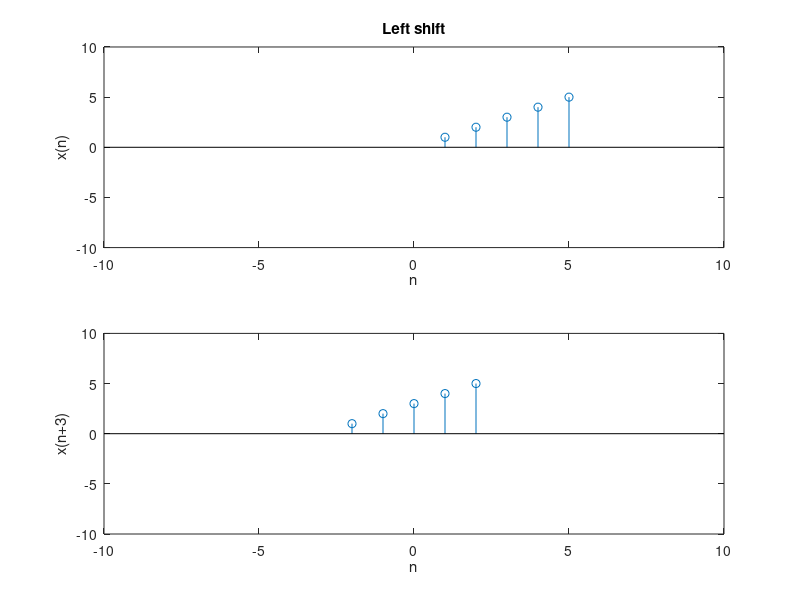

MATLAB code for this plot:
close all;
clc;
clear all;
n=1:5;
m=3;
x=[1 2 3 4 5];
y=n-m;

subplot(2,1,1),stem(n,x);
title('Left shift');
xlabel('n');ylabel('x(n)');
axis([-10 10 -10 10]);
subplot(2,1,2),stem(y,x);

xlabel('n');ylabel('x(n+3)');
axis([-10 10 -10 10]);
